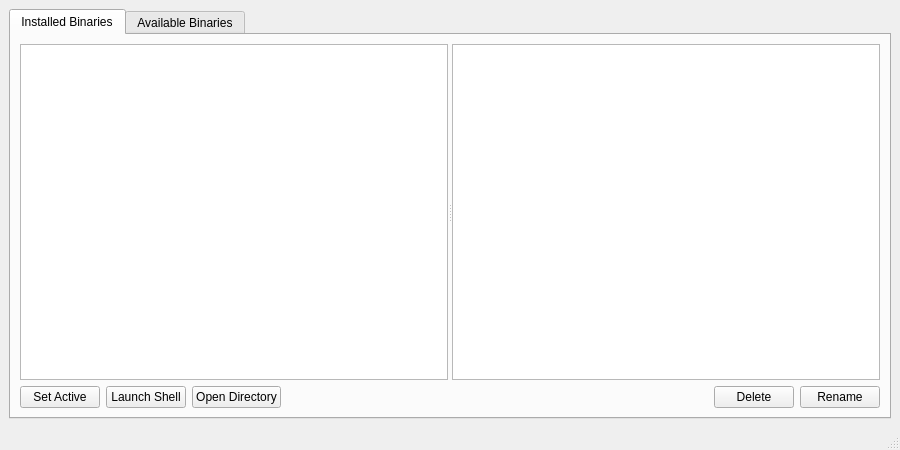
<?xml version="1.0" encoding="UTF-8"?>
<ui version="4.0">
 <class>MainWindow</class>
 <widget class="QMainWindow" name="MainWindow">
  <property name="geometry">
   <rect>
    <x>0</x>
    <y>0</y>
    <width>900</width>
    <height>450</height>
   </rect>
  </property>
  <property name="windowTitle">
   <string>Java Version Manager</string>
  </property>
  <widget class="QWidget" name="centralwidget">
   <layout class="QVBoxLayout" name="verticalLayout">
    <item>
     <widget class="QTabWidget" name="mainTabWidget">
      <property name="currentIndex">
       <number>0</number>
      </property>
      <widget class="QWidget" name="installedBinariesTab">
       <attribute name="title">
        <string>Installed Binaries</string>
       </attribute>
       <layout class="QVBoxLayout" name="verticalLayout_3">
        <item>
         <widget class="QSplitter" name="splitter">
          <property name="orientation">
           <enum>Qt::Horizontal</enum>
          </property>
          <widget class="QListView" name="installedBinariesListView"/>
          <widget class="QTreeView" name="selectedBinaryDetailsTreeView"/>
         </widget>
        </item>
        <item>
         <layout class="QHBoxLayout" name="horizontalLayout_8">
          <item>
           <widget class="QPushButton" name="toggleSelectedBinaryPushButton">
            <property name="text">
             <string>Set Active</string>
            </property>
           </widget>
          </item>
          <item>
           <widget class="QPushButton" name="launchSelectedBinaryShellPushButton">
            <property name="text">
             <string>Launch Shell</string>
            </property>
           </widget>
          </item>
          <item>
           <widget class="QPushButton" name="openDirectorySelectedBinaryPushButton">
            <property name="text">
             <string>Open Directory</string>
            </property>
           </widget>
          </item>
          <item>
           <spacer name="horizontalSpacer_7">
            <property name="orientation">
             <enum>Qt::Horizontal</enum>
            </property>
            <property name="sizeHint" stdset="0">
             <size>
              <width>40</width>
              <height>20</height>
             </size>
            </property>
           </spacer>
          </item>
          <item>
           <widget class="QPushButton" name="deleteSelectedBinaryPushButton">
            <property name="text">
             <string>Delete</string>
            </property>
           </widget>
          </item>
          <item>
           <widget class="QPushButton" name="renameSelectedBinaryPushButton">
            <property name="text">
             <string>Rename</string>
            </property>
           </widget>
          </item>
         </layout>
        </item>
       </layout>
      </widget>
      <widget class="QWidget" name="availableBinariesTab">
       <attribute name="title">
        <string>Available Binaries</string>
       </attribute>
       <layout class="QVBoxLayout" name="verticalLayout_2">
        <item>
         <widget class="QTableView" name="availableBinariesTableView">
          <property name="editTriggers">
           <set>QAbstractItemView::NoEditTriggers</set>
          </property>
          <property name="alternatingRowColors">
           <bool>true</bool>
          </property>
          <property name="selectionMode">
           <enum>QAbstractItemView::SingleSelection</enum>
          </property>
          <property name="selectionBehavior">
           <enum>QAbstractItemView::SelectRows</enum>
          </property>
          <property name="verticalScrollMode">
           <enum>QAbstractItemView::ScrollPerPixel</enum>
          </property>
          <property name="horizontalScrollMode">
           <enum>QAbstractItemView::ScrollPerPixel</enum>
          </property>
          <property name="wordWrap">
           <bool>false</bool>
          </property>
          <attribute name="verticalHeaderVisible">
           <bool>false</bool>
          </attribute>
         </widget>
        </item>
        <item>
         <layout class="QHBoxLayout" name="horizontalLayout_9">
          <item>
           <widget class="QPushButton" name="availableBinariesInfoButton">
            <property name="enabled">
             <bool>false</bool>
            </property>
            <property name="text">
             <string>Details</string>
            </property>
           </widget>
          </item>
          <item>
           <widget class="QPushButton" name="availableBinariesDownloadButton">
            <property name="enabled">
             <bool>false</bool>
            </property>
            <property name="text">
             <string>Download</string>
            </property>
           </widget>
          </item>
          <item>
           <widget class="QPushButton" name="availableBinariesInstallButton">
            <property name="enabled">
             <bool>false</bool>
            </property>
            <property name="text">
             <string>Install</string>
            </property>
           </widget>
          </item>
          <item>
           <widget class="QProgressBar" name="availableBinariesProgressBar">
            <property name="enabled">
             <bool>false</bool>
            </property>
            <property name="value">
             <number>0</number>
            </property>
            <property name="alignment">
             <set>Qt::AlignJustify|Qt::AlignVCenter</set>
            </property>
           </widget>
          </item>
          <item>
           <widget class="QPushButton" name="availableBinariesCancelButton">
            <property name="enabled">
             <bool>false</bool>
            </property>
            <property name="text">
             <string>Cancel</string>
            </property>
           </widget>
          </item>
         </layout>
        </item>
        <item>
         <widget class="QGroupBox" name="filterOptionsGroupBox">
          <property name="title">
           <string>Filter Options</string>
          </property>
          <layout class="QHBoxLayout" name="horizontalLayout_5">
           <item>
            <layout class="QFormLayout" name="formLayout_3">
             <item row="0" column="0">
              <widget class="QLabel" name="javaVerOptionLabel">
               <property name="text">
                <string>Java Version:</string>
               </property>
              </widget>
             </item>
             <item row="0" column="1">
              <layout class="QHBoxLayout" name="horizontalLayout_2">
               <item>
                <widget class="QCheckBox" name="javaVer8CheckBox">
                 <property name="text">
                  <string>8</string>
                 </property>
                </widget>
               </item>
               <item>
                <widget class="QCheckBox" name="javaVer9CheckBox">
                 <property name="text">
                  <string>9</string>
                 </property>
                </widget>
               </item>
               <item>
                <widget class="QCheckBox" name="javaVer10CheckBox">
                 <property name="text">
                  <string>10</string>
                 </property>
                </widget>
               </item>
               <item>
                <widget class="QCheckBox" name="javaVer11CheckBox">
                 <property name="text">
                  <string>11</string>
                 </property>
                </widget>
               </item>
               <item>
                <spacer name="horizontalSpacer_2">
                 <property name="orientation">
                  <enum>Qt::Horizontal</enum>
                 </property>
                 <property name="sizeHint" stdset="0">
                  <size>
                   <width>40</width>
                   <height>20</height>
                  </size>
                 </property>
                </spacer>
               </item>
              </layout>
             </item>
             <item row="1" column="0">
              <widget class="QLabel" name="releaseTypeOptionLabel">
               <property name="text">
                <string>Release Type:</string>
               </property>
              </widget>
             </item>
             <item row="1" column="1">
              <layout class="QHBoxLayout" name="horizontalLayout_6">
               <item>
                <widget class="QCheckBox" name="stableReleaseTypeCheckBox">
                 <property name="text">
                  <string>Stable</string>
                 </property>
                </widget>
               </item>
               <item>
                <widget class="QCheckBox" name="nightlyReleaseTypeCheckBox">
                 <property name="text">
                  <string>Nightly</string>
                 </property>
                </widget>
               </item>
               <item>
                <spacer name="horizontalSpacer_5">
                 <property name="orientation">
                  <enum>Qt::Horizontal</enum>
                 </property>
                 <property name="sizeHint" stdset="0">
                  <size>
                   <width>40</width>
                   <height>20</height>
                  </size>
                 </property>
                </spacer>
               </item>
              </layout>
             </item>
             <item row="2" column="0">
              <widget class="QLabel" name="binTypeOptionLabel">
               <property name="text">
                <string>Binary Type:</string>
               </property>
              </widget>
             </item>
             <item row="2" column="1">
              <layout class="QHBoxLayout" name="horizontalLayout_3">
               <item>
                <widget class="QCheckBox" name="jdkBinCheckBox">
                 <property name="text">
                  <string>JDK</string>
                 </property>
                </widget>
               </item>
               <item>
                <widget class="QCheckBox" name="jreBinCheckBox">
                 <property name="text">
                  <string>JRE</string>
                 </property>
                </widget>
               </item>
               <item>
                <spacer name="horizontalSpacer_3">
                 <property name="orientation">
                  <enum>Qt::Horizontal</enum>
                 </property>
                 <property name="sizeHint" stdset="0">
                  <size>
                   <width>40</width>
                   <height>20</height>
                  </size>
                 </property>
                </spacer>
               </item>
              </layout>
             </item>
            </layout>
           </item>
           <item>
            <layout class="QFormLayout" name="formLayout_2">
             <item row="2" column="0">
              <widget class="QLabel" name="heapSizeOptionLabel">
               <property name="text">
                <string>Heap Size:</string>
               </property>
              </widget>
             </item>
             <item row="2" column="1">
              <layout class="QHBoxLayout" name="horizontalLayout_4">
               <item>
                <widget class="QCheckBox" name="normalHeapSizeCheckBox">
                 <property name="text">
                  <string>Normal</string>
                 </property>
                </widget>
               </item>
               <item>
                <widget class="QCheckBox" name="largeHeapSizeCheckBox">
                 <property name="text">
                  <string>Large</string>
                 </property>
                </widget>
               </item>
               <item>
                <spacer name="horizontalSpacer_4">
                 <property name="orientation">
                  <enum>Qt::Horizontal</enum>
                 </property>
                 <property name="sizeHint" stdset="0">
                  <size>
                   <width>40</width>
                   <height>20</height>
                  </size>
                 </property>
                </spacer>
               </item>
              </layout>
             </item>
             <item row="3" column="0">
              <widget class="QLabel" name="archOptionLabel">
               <property name="enabled">
                <bool>false</bool>
               </property>
               <property name="text">
                <string>Architecture:</string>
               </property>
              </widget>
             </item>
             <item row="3" column="1">
              <layout class="QHBoxLayout" name="horizontalLayout_7">
               <item>
                <widget class="QCheckBox" name="x64ArchCheckBox">
                 <property name="enabled">
                  <bool>false</bool>
                 </property>
                 <property name="text">
                  <string>x64</string>
                 </property>
                </widget>
               </item>
               <item>
                <widget class="QCheckBox" name="x32ArchCheckBox">
                 <property name="enabled">
                  <bool>false</bool>
                 </property>
                 <property name="text">
                  <string>x32</string>
                 </property>
                </widget>
               </item>
               <item>
                <spacer name="horizontalSpacer_6">
                 <property name="orientation">
                  <enum>Qt::Horizontal</enum>
                 </property>
                 <property name="sizeHint" stdset="0">
                  <size>
                   <width>40</width>
                   <height>20</height>
                  </size>
                 </property>
                </spacer>
               </item>
              </layout>
             </item>
             <item row="1" column="0">
              <widget class="QLabel" name="vmOptionLabel">
               <property name="text">
                <string>Virtual Machine:</string>
               </property>
              </widget>
             </item>
             <item row="1" column="1">
              <layout class="QHBoxLayout" name="horizontalLayout">
               <item>
                <widget class="QCheckBox" name="hotspotVmCheckBox">
                 <property name="text">
                  <string>HotSpot</string>
                 </property>
                </widget>
               </item>
               <item>
                <widget class="QCheckBox" name="openj9VmCheckBox">
                 <property name="text">
                  <string>OpenJ9</string>
                 </property>
                </widget>
               </item>
               <item>
                <spacer name="horizontalSpacer">
                 <property name="orientation">
                  <enum>Qt::Horizontal</enum>
                 </property>
                 <property name="sizeHint" stdset="0">
                  <size>
                   <width>40</width>
                   <height>20</height>
                  </size>
                 </property>
                </spacer>
               </item>
              </layout>
             </item>
            </layout>
           </item>
          </layout>
         </widget>
        </item>
       </layout>
      </widget>
     </widget>
    </item>
   </layout>
  </widget>
  <widget class="QStatusBar" name="statusbar"/>
 </widget>
 <resources/>
 <connections/>
</ui>
